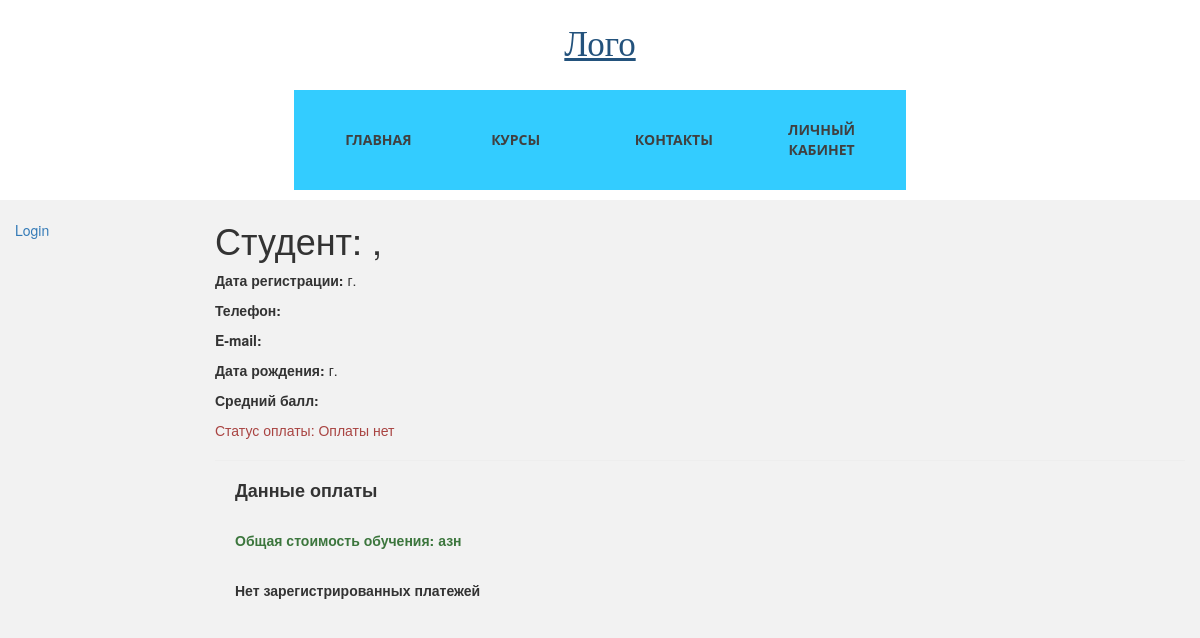
/main/student/4, run on an earlier commit of the app's database.
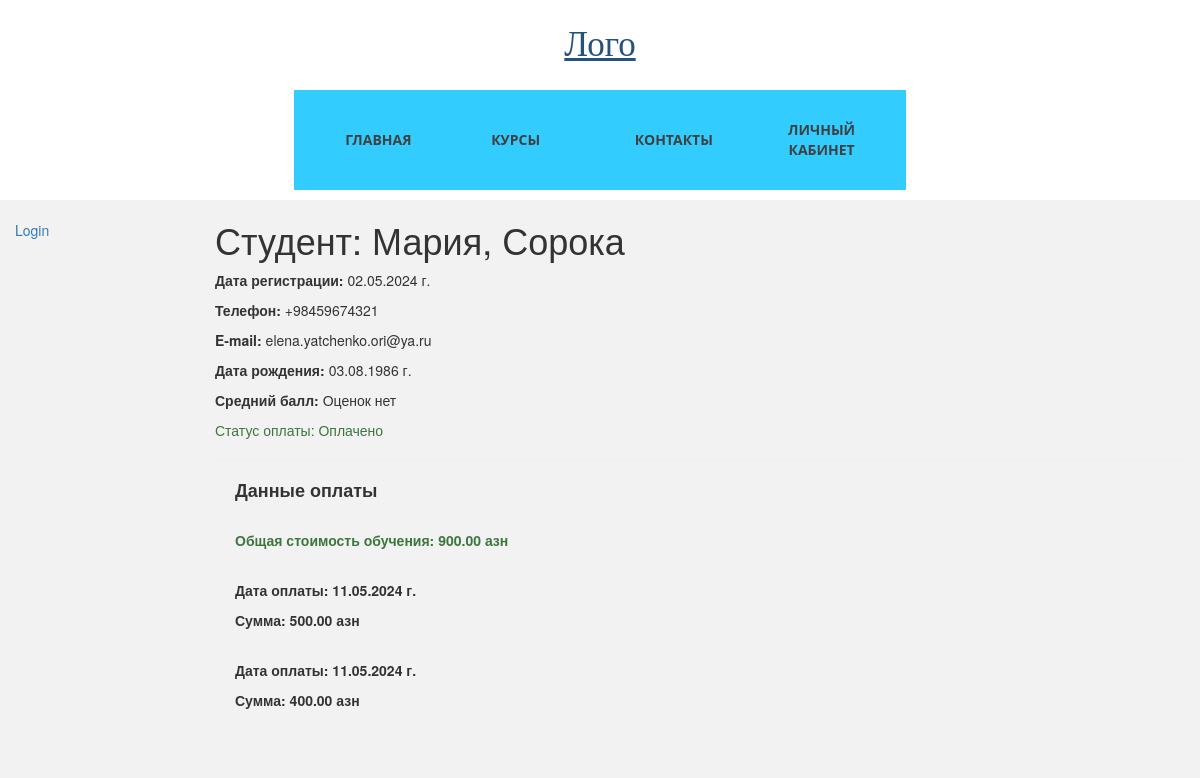
And on a later commit of the database.
### students_app/models.py (models this page shows, shortened)
class Student(models.Model):
    related_user = models.ForeignKey(User, on_delete=models.CASCADE)
    name = models.CharField(verbose_name="Имя", max_length=50)
    surname = models.CharField(verbose_name="Фамилия", max_length=100)
    phone = models.CharField(verbose_name="Номер телефона", max_length=50)
    date_of_birth = models.DateField()
    course = models.ForeignKey(Course, on_delete=models.PROTECT)
    photo = models.ImageField(upload_to="photoes/", null=True, blank=True)
    STUDENT_STATUS = [
        ("r", "requested"),
        ("a", "approved"),
        ("f", "finished"),
    ]
    status = models.CharField(
        max_length=50,
        choices=STUDENT_STATUS,
        default="r",
        help_text="Статус студента",
    )
    request_date = models.DateField(auto_now_add=True)
    reg_date = models.DateField(blank=True, null=True)
    marks = models.ManyToManyField(Mark, blank=True)
    is_paid = models.BooleanField(default=False)
    is_deleted = models.BooleanField(default=False)
    deleted = models.DateField(auto_now=True)
    def average_mark(self):
        mark_list = [int(mark.mark_value) for mark in self.marks.all()]
        if mark_list:
            return sum(mark_list) / len(mark_list)
        else:
            return "Оценок нет"
    class Meta:
        ordering = ["name"]

class Course(models.Model):
    name = models.CharField(max_length=200)
    category = models.ForeignKey(Category, on_delete=models.SET_NULL, null=True)
    summary = models.TextField(max_length=1000, help_text="Краткое описание курса")
    lasting = models.IntegerField(
        default=1, help_text="Продолжительность курса, в месяцах"
    )
    is_selected = models.BooleanField(default=False)
    cost = models.DecimalField(
        max_digits=8, decimal_places=2, help_text="Стоимость в месяц, азн"
    )
    added = models.DateField(auto_now_add=True)
    rating = models.DecimalField(max_digits=3, decimal_places=2, blank=True, null=True)
    is_deleted = models.BooleanField(default=False)
    deleted = models.DateField(auto_now=True)
    views_num = models.IntegerField(default=0)
    def total_cost(self):
        return self.lasting * self.cost
    class Meta:
        ordering = ["-name"]

class Payment(models.Model):
    student = models.ForeignKey(Student, on_delete=models.CASCADE)
    amount = models.DecimalField(verbose_name="Сумма", max_digits=8, decimal_places=2)
    paid_date = models.DateField(verbose_name="Дата оплаты", auto_now_add=True)
    class Meta:
        ordering = ["-paid_date"]

### students_app/views.py (the view)
# urls.py: path("student/<int:id>", views.student_detail, name="student-detail"),
def student_detail(request, id):
    student = Student.objects.filter(pk=id, is_deleted=False).first()
    payments = Payment.objects.filter(student=student)
    return render(
        request,
        "students_app/student_detail.html",
        context={"student": student, "payments": payments},
    )

### students_app/templates/students_app/student_detail.html
{% extends "base.html" %}
{% block content %}
<h1>Студент: {{ student.name }}, {{ student.surname }}</h1>
<p><strong>Дата регистрации:</strong> {{student.reg_date|date:"d.m.Y"}} г.</p>
<p><strong>Телефон:</strong> {{student.phone}}</p>
<p><strong>E-mail:</strong> {{student.related_user.email}}</p>
<p><strong>Дата рождения:</strong> {{student.date_of_birth|date:"d.m.Y"}} г.</p>
<p><strong>Средний балл:</strong> {{student.average_mark}}</p>
<p class="{% if student.is_paid %}text-success{% elif not payments %}text-danger{% else %}text-warning{% endif %}">
    Статус оплаты: {% if student.is_paid %}Оплачено
    {% elif not payments %}Оплаты нет
    {% else %}Оплачено частично{% endif %}</p>
<hr>
<div style="margin-left:20px;margin-top:20px">
    <h4><strong>Данные оплаты</strong></h4>
    <br>
    <p class="text-success"><strong>Общая стоимость обучения: {{ student.course.total_cost}} азн<strong></strong>
    </p><br>
    {% if payments %}
    {% for payment in payments %}
    <p><strong>Дата оплаты: </strong>{{ payment.paid_date|date:"d.m.Y" }} г.</p>
    <p><strong>Сумма: </strong>{{ payment.amount }} азн</p>
    <br>
    {% endfor %}
    {% else %}<p>Нет зарегистрированных платежей</p>
    {% endif %}
</div>
{% endblock %}

### templates/base.html (shortened to what this page needs)
<html lang="en">
<head>
    <link rel="stylesheet" href="https://maxcdn.bootstrapcdn.com/bootstrap/3.3.7/css/bootstrap.min.css" />
    {% load static %}
    <link rel="stylesheet" href="{% static 'students_app/css/styles.css' %}" />
</head>
<body>
    <header>
        <a href="" class="logo">Лого</a>
        <nav>
            <ul class="topmenu">
                <li><a href="/">Главная</a></li>
                <li><a href="/" class="submenu-link">Курсы</a>
                </li>
                <li><a href="">Контакты</a></li>
                <li><a href="/">Личный кабинет</a></li>
            </ul>
        </nav>
    </header>
    <div class="container-fluid">
        <div class="row">
            <div class="col-sm-2">
                {% block sidebar %}
                <ul class="sidebar-nav">
                    {% if user.is_authenticated %}
                    <li>User: {{ user.get_username }}</li>
                    <li><a href="{% url 'logout'%}">Logout</a></li>
                    {% else %}
                    <li><a href="{% url 'login'%}?next={{request.path}}">Login</a></li>
                    {% endif %}
                </ul>
                {% endblock %}
            </div>
            <div class="col-sm-10 ">{% block content %}{% endblock %}
            </div>
        </div>
    </div>
</body>
</html>

### students_app/static/students_app/css/styles.css (style rules this page uses)
.sidebar-nav { margin-top: 20px; padding: 0; list-style: none; }
* { box-sizing: border-box; }
body { margin: 0; background: #f2f2f2; }
header { background: white; text-align: center; }
header a { text-decoration: none; outline: none; display: block; transition: .3s ease-in-out; }
.logo { color: #D5B45B; font-family: 'Playfair Display', serif; font-size: 2.5em; padding: 20px 0; }
nav { display: table; margin: 0 auto; }
nav ul { background: #33CCFF; height: 100px; list-style-type: none; padding: 10px; display: flex; justify-content: space-between; align-items: center; }
.topmenu:after { content: ""; display: table; clear: both; }
.topmenu>li { width: 25%; float: left; position: relative; font-family: 'Open Sans', sans-serif; }
.topmenu>li>a { text-transform: uppercase; font-size: 14px; font-weight: bold; color: #404040; padding: 15px 30px; }
.submenu-link:after { content: "\f107"; font-family: "FontAwesome"; color: inherit; margin-left: 10px; }

What changed in the data, as far as the page shows it:
added Student: name "Мария", surname "Сорока", reg_date "02.05.2024", phone "+98459674321", related_user.email "elena.yatchenko.ori@ya.ru", date_of_birth "03.08.1986", average_mark "Оценок нет", course.total_cost "900.00"
added Payment: paid_date "11.05.2024", amount "500.00"
added Payment: paid_date "11.05.2024", amount "400.00"
Also different on the page:
text no longer shown: "Оплаты нет Нет зарегистрированных платежей"
text now shown: "Оплачено"
